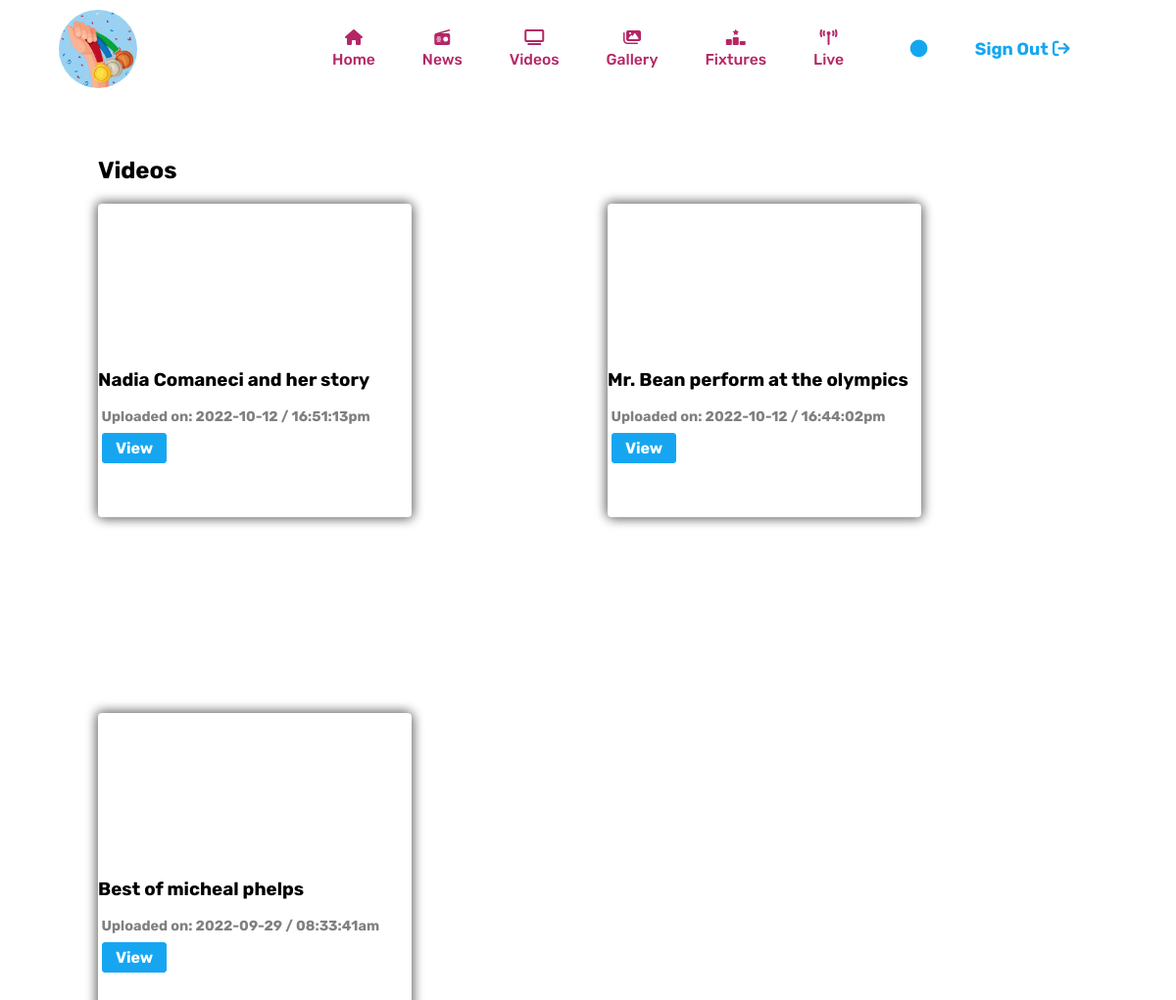
/videos.php, run on the app's committed database.
### tables this page shows
CREATE TABLE `videos` (
  `video_id` int(11) NOT NULL,
  `video_path` varchar(500) NOT NULL,
  `video_title` varchar(250) NOT NULL,
  `video_description` varchar(5000) NOT NULL,
  `video_date` varchar(250) NOT NULL,
  `video_category` varchar(100) NOT NULL,
  `view_count` int(11) NOT NULL
);

### videos.php (the view, shortened to what this page needs)
<?php
echo "<link rel='stylesheet' href='./style/video.css'>";
$fullname = $_SESSION['fullname'];
?>
<!DOCTYPE html>
<html lang="en">
<head>
    <link rel="stylesheet" href="https://cdnjs.cloudflare.com/ajax/libs/font-awesome/6.1.2/css/all.min.css" />
</head>
<body>
    <div class="navbar">
        <div class="logo">
            <img src="./images/medals.jpg" alt="">
        </div>
        <div class="nav-items">
            <div class="nav-link">
                <i class="fa-solid fa-house"></i>
                <a href="./home.php">Home</a>
            </div>
            <div class="nav-link">
                <i class="fa-solid fa-radio"></i>
                <a href="./news.php">News</a>
            </div>
            <div class="nav-link">
                <i class="fa-solid fa-tv"></i>
                <a href="./videos.php">Videos</a>
            </div>
            <div class="nav-link">
                <i class="fa-solid fa-images"></i>
                <a href="./gallery.php">Gallery</a>
            </div>
            <div class="nav-link">
                <i class="fa-solid fa-ranking-star"></i>
                <a href="./fixtures.php">Fixtures</a>
            </div>
            <div class="nav-link">
                <i class="fa-solid fa-tower-broadcast"></i>
                <a href="live.php" target='_blank'>Live</a>
            </div>
        </div>
        <div class="nav-btns">
            <a href="profile.php" id='profile'><?php echo $fullname ?>
                <i class="fa-solid fa-circle"></i>
            </a>
            <form action="" method="post" style="align-self: center;">
                <a href="./logout.php" class="login-btn" type="submit" name="sign-out">
                    Sign Out
                    <i class="fa-solid fa-arrow-right-from-bracket"></i>
                </a>
            </form>
        </div>
    </div>
    <div class="main-section">
        <div class="heading">
           <h2>Videos</h2>
        </div>
        <div class="video-section">
            <?php
            global $db_connection;
            $result = mysqli_query($db_connection, "SELECT * FROM videos ORDER BY video_id DESC");
            while ($row = mysqli_fetch_assoc($result)) {
                $id = $row['video_id'];
                $path = $row['video_path'];
                $title = $row['video_title'];
                $upload_date = $row['video_date'];
                echo "
                   <div class='video-card'>
                      <iframe src='$path' frameborder=0 allowfullscreen></iframe>
                      <div class='card-heading'>
                         <h3>$title</h3>
                         <p>Uploaded on: $upload_date</p>
                      </div>
                      <div class='footer'>
                        <a href='./view-video.php?data=$id&title=$title' id='view'>View</a>
                      </div>
                   </div>
                 ";
            }
            ?>
        </div>
    </div>
</body>
</html>

### style/video.css (style rules this page uses)
* { font-family: "Rubik", sans-serif; }
body { box-sizing: border-box; width: 100%; height: 100vh; margin: 0; padding: 0; }
.navbar { box-sizing: border-box; width: 90%; height: 12.5vh; margin: auto auto; padding: 0; display: grid; grid-template-columns: 25% 50% 25%; grid-template-rows: 100%; justify-items: center; align-items: center; }
.navbar .logo { width: 100%; display: flex; flex-direction: row; justify-content: flex-start; align-items: center; }
.navbar .logo img { height: 5em; border-radius: 50%; }
.navbar .nav-items { display: flex; flex-direction: row; justify-content: center; align-items: center; }
.navbar .nav-items .nav-link { display: flex; flex-direction: column; justify-content: center; align-items: center; margin: 0 1.5em; }
.navbar .nav-items .nav-link a { font-size: 0.98em; text-decoration: none; color: #B52666; font-weight: 500; }
.navbar .nav-items .nav-link i { color: #B52666; margin-bottom: 0.3em; }
.navbar .nav-btns { display: flex; flex-direction: row; justify-content: flex-end; align-items: center; width: 100%; }
.navbar .nav-btns a:first-of-type { margin-right: 2.5em; font-size: 1.1em; }
.navbar .nav-btns a:first-of-type i { color: rgba(0, 128, 0, 0.736); }
.navbar .nav-btns a { align-self: center; display: flex; align-items: center; text-decoration: none; color: #16A6F1; font-weight: bold; margin: 0; padding: 0; }
.navbar .nav-btns a:first-of-type i { margin: 0.25em; }
.navbar .nav-btns a:last-of-type i { color: #16A6F1; }
.navbar .nav-btns form { margin: 0; padding: 0; }
.login-btn i { transform: rotateX(360deg); }
.main-section { box-sizing: border-box; width: 90%; height: auto; margin: 0 auto; padding: 2.5em; display: flex; flex-direction: column; justify-content: flex-start; align-items: flex-start; overflow: hidden; }
.main-section .video-section { box-sizing: border-box; width: 100%; height: auto; margin: 0; padding: 0; display: grid; grid-template-columns: repeat(auto-fit, minmax(26em, 30em)); grid-template-rows: repeat(auto-fit, minmax(25em, 30em)); -moz-column-gap: 2.5em; column-gap: 2.5em; row-gap: 2.5em; }
.main-section .video-section .video-card { box-sizing: border-box; width: 20em; height: 20em; margin: 0; padding: 0; border-radius: 0.25em; overflow: hidden; box-shadow: 0.1em 0.1em 0.75em grey, -0.1em -0.1em 0.75em grey; }
.main-section .video-section .video-card iframe { width: 100% !important; width: 20em !important; }
.main-section .video-section .video-card p, .main-section .video-section .video-card a { margin: 0.5em 0 0 0.25em; }
.main-section .video-section .video-card p:first-of-type { font-weight: bold; font-size: 1.1em; }
.main-section .video-section .video-card p:last-of-type { color: grey; font-size: 0.9em; font-weight: bold; margin: 0.15em 0.25em; }
.main-section .video-section .video-card .footer { padding: 0.75em 0; }
.main-section .video-section .video-card .footer #view { text-decoration: none; border: 0.15em solid #16A6F1; border-radius: 0.25em; padding: 0.25em 0.75em; background-color: #16A6F1; color: white; font-weight: bold; }

### data on the page
videos: video_title "Nadia Comaneci and her story", video_date "2022-10-12 / 16:51:13pm"
videos: video_title "Mr. Bean perform at the olympics", video_date "2022-10-12 / 16:44:02pm"
videos: video_title "Best of micheal phelps", video_date "2022-09-29 / 08:33:41am"
